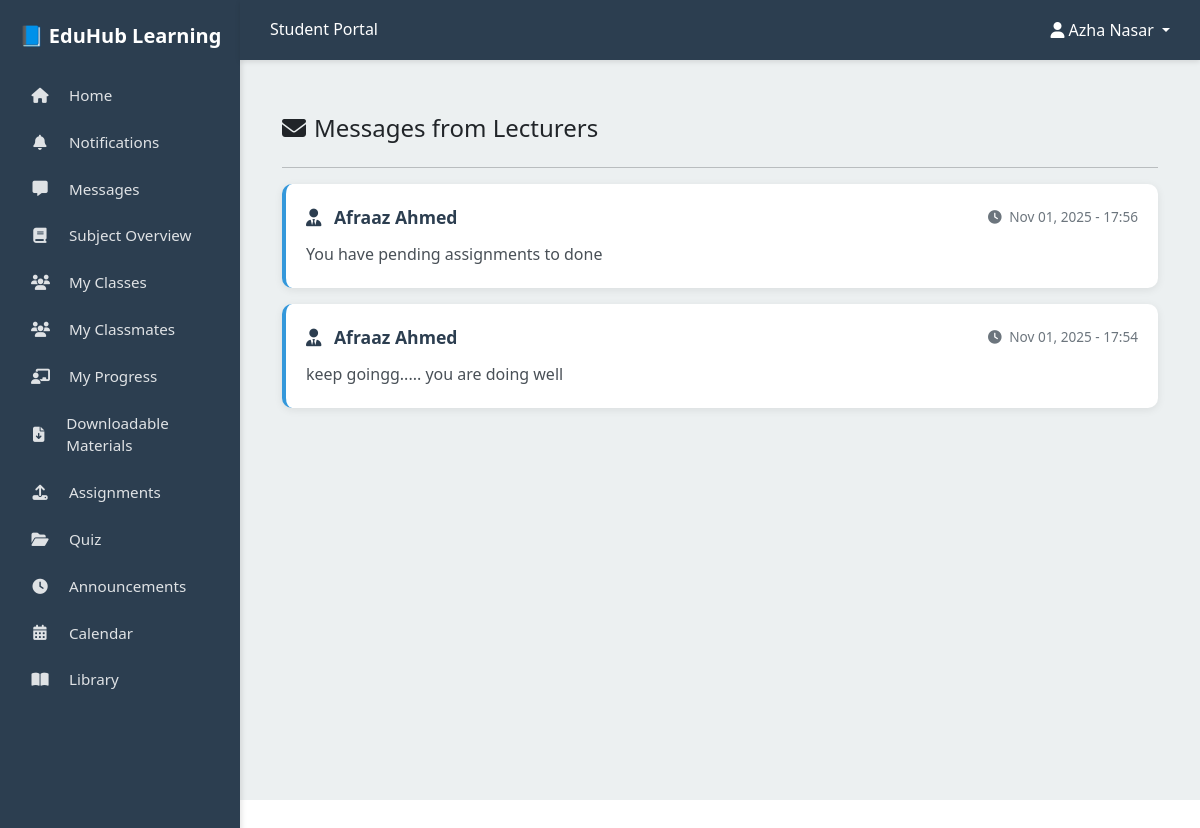
/s_messages.php (signed in), run on the app's committed database.
### tables this page shows
CREATE TABLE `student` (
  `student_id` int(11) NOT NULL,
  `user_id` int(11) NOT NULL,
  `name` varchar(100) NOT NULL,
  `email` varchar(100) NOT NULL,
  `password` varchar(255) NOT NULL,
  `class_id` int(11) NOT NULL,
  `student_number` varchar(20) DEFAULT NULL,
  `phone` varchar(20) DEFAULT NULL,
  `address` text DEFAULT NULL,
  `date_of_birth` date DEFAULT NULL,
  `enrollment_date` date DEFAULT curdate(),
  `profile_image` varchar(255) DEFAULT NULL,
  `created_at` timestamp NOT NULL DEFAULT current_timestamp(),
  `updated_at` timestamp NOT NULL DEFAULT current_timestamp() ON UPDATE current_timestamp(),
  `status` enum('Active','Suspended') NOT NULL DEFAULT 'Active'
);

CREATE TABLE `message` (
  `message_id` int(11) NOT NULL,
  `reciever_id` int(11) NOT NULL,
  `content` varchar(200) NOT NULL,
  `date_sended` varchar(100) NOT NULL,
  `sender_id` int(11) NOT NULL,
  `reciever_name` varchar(50) NOT NULL,
  `sender_name` varchar(200) NOT NULL,
  `message_status` varchar(100) NOT NULL
);

CREATE TABLE `teacher` (
  `teacher_id` int(11) NOT NULL,
  `user_id` int(11) NOT NULL,
  `name` varchar(100) NOT NULL,
  `profile_image` varchar(255) DEFAULT NULL,
  `email` varchar(100) NOT NULL,
  `password` varchar(255) NOT NULL,
  `employee_id` varchar(20) DEFAULT NULL,
  `department` varchar(100) DEFAULT NULL,
  `phone` varchar(20) DEFAULT NULL,
  `office_location` varchar(100) DEFAULT NULL,
  `specialization` varchar(100) DEFAULT NULL,
  `hire_date` date DEFAULT NULL,
  `status` varchar(20) DEFAULT 'Active',
  `created_at` timestamp NOT NULL DEFAULT current_timestamp()
);

### s_messages.php (the view, shortened to what this page needs)
<?php
include('dbcon.php');
$student_id = $_SESSION['student_id'];
$messages_query = "SELECT
                     m.*,
                     t.name as sender_name
                   FROM message m
                   JOIN teacher t ON m.sender_id = t.teacher_id
                   WHERE m.reciever_id = ?
                   ORDER BY m.date_sended DESC";
$stmt = $conn->prepare($messages_query);
$stmt->bind_param("i", $student_id);
$stmt->execute();
$messages = $stmt->get_result();
include('student_layout.php');
?>
<!DOCTYPE html>
<html lang="en">
<head>
    <link href="https://cdn.jsdelivr.net/npm/bootstrap@5.3.0/dist/css/bootstrap.min.css" rel="stylesheet">
</head>
<body>
<div class="container-fluid mt-4">
    <h4 class="mb-4">
        <i class="fas fa-envelope me-2"></i>Messages from Lecturers
    </h4>
    <hr>
    <?php if ($messages->num_rows > 0): ?>
        <?php while($message = $messages->fetch_assoc()): ?>
            <div class="message-card">
                <div class="message-header">
                    <div class="sender-name">
                        <i class="fas fa-user-tie me-2"></i>
                        <?= htmlspecialchars($message['sender_name']) ?>
                    </div>
                    <div class="message-date">
                        <i class="fas fa-clock me-1"></i>
                        <?= date('M d, Y - H:i', strtotime($message['date_sended'])) ?>
                    </div>
                </div>
                <div class="message-content">
                    <?= nl2br(htmlspecialchars($message['content'])) ?>
                </div>
            </div>
        <?php endwhile; ?>
    <?php endif; ?>
</div>
</body>
</html>

### student_layout.php (shortened to what this page needs)
<?php
include('dbcon.php');
$student_id = $_SESSION['student_id'] ?? null;
$query = "SELECT name, profile_image FROM student WHERE student_id = ?";
$stmt = $conn->prepare($query);
$stmt->bind_param("i", $student_id);
$stmt->execute();
$result = $stmt->get_result();
$row = $result->fetch_assoc();
$student_name = $row['name'] ?? 'Student';
?>
<!DOCTYPE html>
<html lang="en">
<head>
    <link href="https://cdn.jsdelivr.net/npm/bootstrap@5.3.0/dist/css/bootstrap.min.css" rel="stylesheet">
    <link rel="stylesheet" href="https://cdnjs.cloudflare.com/ajax/libs/font-awesome/6.5.0/css/all.min.css">
</head>
<body>
    <div class="sidebar d-flex flex-column p-2">
        <h5 class="text-center mt-3 mb-4">📘 EduHub Learning</h5>
        <a href="student_Dashboard.php" class="nav-link"><i class="fas fa-home me-2"></i> Home</a>
        <a href="s_notifications.php" class="nav-link"><i class="fas fa-bell me-2"></i> Notifications</a>
        <a href="s_messages.php" class="nav-link"><i class="fas fa-comment-alt me-2"></i> Messages</a>
        <a href="s_subject_overview.php" class="nav-link"><i class="fas fa-book me-2"></i> Subject Overview</a>
        <a href="s_classes.php" class="nav-link"><i class="fas fa-users me-2"></i> My Classes</a>
        <a href="s_classmates.php" class="nav-link"><i class="fas fa-users me-2"></i> My Classmates</a>
        <a href="s_progress.php" class="nav-link"><i class="fas fa-chalkboard-teacher me-2"></i> My Progress</a>
        <a href="s_materials.php" class="nav-link"><i class="fas fa-file-download me-2"></i> Downloadable Materials</a>
        <a href="s_assignments.php" class="nav-link"><i class="fas fa-upload me-2"></i> Assignments</a>
        <a href="s_quiz.php" class="nav-link"><i class="fas fa-folder-open me-2"></i> Quiz</a>
        <a href="s_announcements.php" class="nav-link"><i class="fas fa-clock me-2"></i> Announcements</a>
        <a href="s_calendar.php" class="nav-link"><i class="fas fa-calendar-alt me-2"></i> Calendar</a>
        <a href="library_student.php" class="nav-link"><i class="fas fa-book-open me-2"></i> Library</a>
    </div>
    <div class="topbar">
        <h6 class="mb-0">Student Portal</h6>
        <div class="dropdown">
            <a href="#" class="dropdown-toggle" id="dropdownMenuButton" data-bs-toggle="dropdown" aria-expanded="false">
                <i class="fas fa-user"></i> <?php echo htmlspecialchars($student_name); ?>
            </a>
        </div>
    </div>
    <div class="content">

### student_layout.php (style rules this page uses)
body { font-family: 'Segoe UI', sans-serif; margin: 0; padding: 0; height: 100vh; overflow: hidden; }
.sidebar { position: fixed; top: 0; left: 0; height: 100%; width: 240px; background-color: #2c3e50; color: white; z-index: 50; box-shadow: 2px 0 5px rgba(0,0,0,0.1); padding-top: 60px; }
.sidebar h5 { margin-top: 20px; text-align: center; font-weight: bold; }
.sidebar .nav-link { color: rgba(255,255,255,0.85); padding: 12px 20px; display: flex; align-items: center; gap: 12px; transition: all 0.2s ease; border-left: 3px solid transparent; text-decoration: none; font-size: 0.95rem; }
.sidebar .nav-link i { width: 18px; text-align: center; font-size: 0.95rem; }
.topbar { position: fixed; top: 0; left: 240px; right: 0; height: 60px; background: #2c3e50; color: white; padding: 0 30px; display: flex; justify-content: space-between; align-items: center; z-index: 60; box-shadow: 0 2px 5px rgba(0,0,0,0.1); }
.topbar .dropdown { position: relative; z-index: 70; }
.topbar h6 { margin: 0; font-weight: 500; font-size: 1rem; color: white; }
.content { margin-left: 240px; margin-top: 60px; padding: 30px; height: calc(100vh - 60px); overflow-y: auto; overflow-x: hidden; background-color: #ecf0f1; position: relative; z-index: 1; }
.dropdown-toggle { color: white !important; text-decoration: none; }
.dropdown-toggle::after { display: inline-block; margin-left: 0.5em; vertical-align: middle; }

### s_messages.php (style rules this page uses)
.message-card { background: white; border-radius: 10px; padding: 1.25rem; margin-bottom: 1rem; box-shadow: 0 2px 8px rgba(0,0,0,0.08); border-left: 4px solid #3498db; transition: transform 0.2s ease; }
.message-header { display: flex; justify-content: space-between; align-items: center; margin-bottom: 0.75rem; }
.sender-name { font-size: 1.1rem; font-weight: 600; color: #2c3e50; }
.message-date { font-size: 0.85rem; color: #6c757d; }
.message-content { font-size: 1rem; line-height: 1.6; color: #495057; }

### data on the page
student: name "Azha Nasar"
message: teacher.name "Afraaz Ahmed", date_sended "Nov 01, 2025 - 17:56", content "You have pending assignments to done"
message: teacher.name "Afraaz Ahmed", date_sended "Nov 01, 2025 - 17:54", content "keep goingg..... you are doing well"
